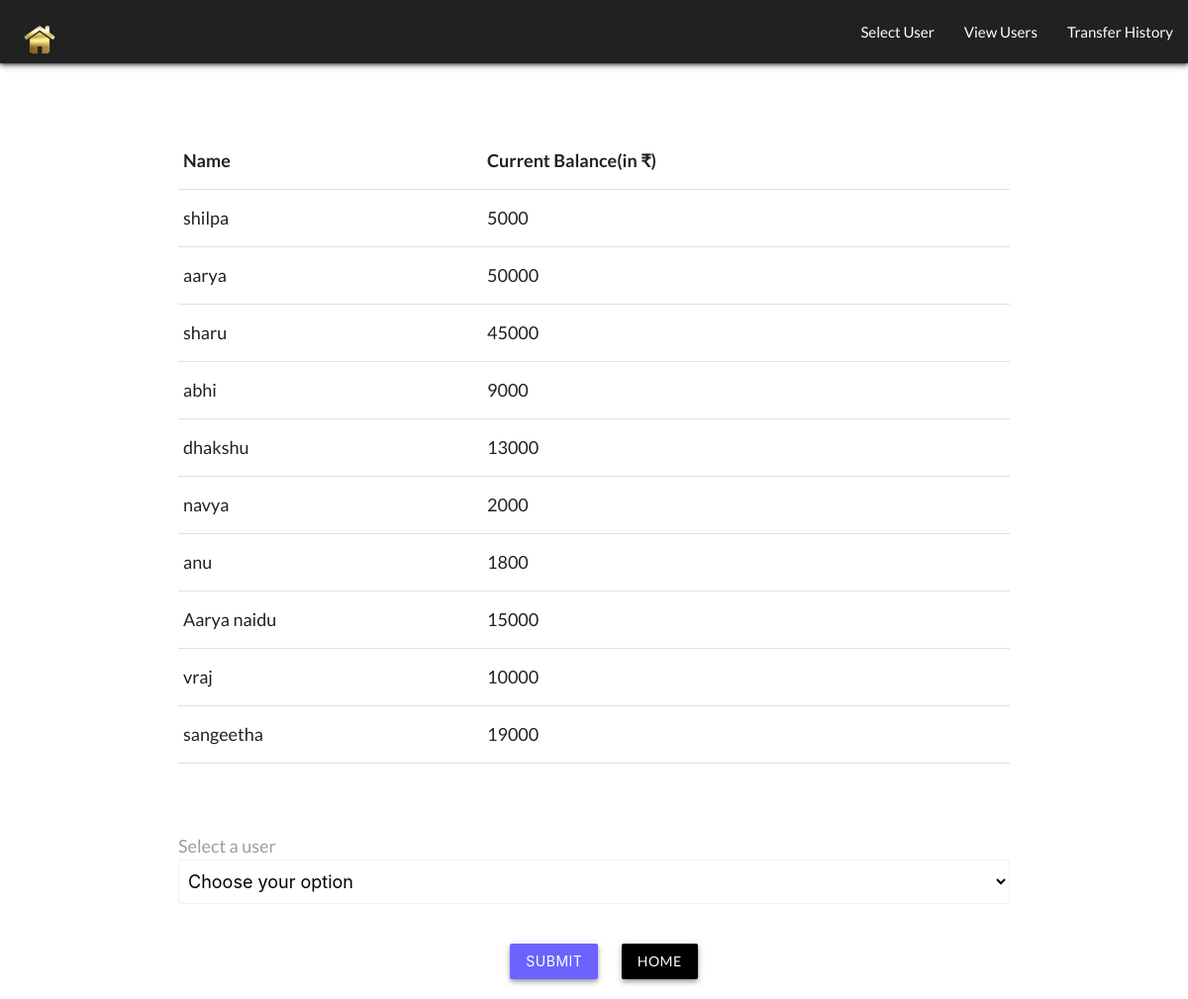
The app's page /selectUser.php with its own data.
### tables this page shows
CREATE TABLE `customer_details` (
  `c_id` int(11) NOT NULL,
  `c_name` varchar(255) NOT NULL,
  `c_email` varchar(255) NOT NULL,
  `c_balance` int(11) NOT NULL
);

### selectUser.php (the view, shortened to what this page needs)
<?php
	include('db_connect.php');
	$sql = 'SELECT c_name, c_balance FROM customer_details ORDER BY c_id';
	$result = mysqli_query($conn, $sql);
	$customers = mysqli_fetch_all($result, MYSQLI_ASSOC);
?>
<!DOCTYPE html>
<html>
<head>
	<link rel="stylesheet" href="https://cdnjs.cloudflare.com/ajax/libs/materialize/1.0.0/css/materialize.min.css">
    <link rel="stylesheet" type="text/css" href="style.css">
</head>
<body>
	<?php include('navbar.php'); ?>
	<section>
		<div class="wrapper">
			<form action="singleUser.php" method="POST">
				<div class="container" style="margin: 70px auto">
				<table class="highlight">
					<tr>
						<th>Name</th>
						<th>Current Balance(in ₹)</th>
					</tr>
					<?php
						foreach($customers as $customer) {
							echo "<tr><td> ".$customer['c_name']."</td><td>".$customer['c_balance']."</td></tr>";
						}
					?>
				</table>
			</div>
			<div class="container col s12" style="margin: 20px auto">
				<label>Select a user</label>
				<select class="browser-default" name="name">
					<option value="" disabled selected>Choose your option</option>
			</select>
			</div>
			<div class="center">
				<button type="submit" class="waves-effect waves-light btn z-depth-2" style="background-color: #6C63FF; margin: 20px;">Submit</button>
				<a href="index.php" class="waves-effect waves-light btn black z-depth-2">Home</a>
			</div>
			</form>
		</div>
	</section>
</body>
</html>

### navbar.php
<section>
    <div class="navbar-fixed z-depth-2">
        <nav class="navbar">
            <div class="nav-wrapper grey darken-4">
                <a href="index.php" class="brand-logo"><img src="home.png" height="60px" width="auto"></a>
                <ul id="nav-mobile" class="right hide-on-med-and-down">
                    <li><a href="selectUser.php">Select User</a></li>
                    <li><a href="viewUsers.php">View Users</a></li>
                    <li><a href="transferHistory.php">Transfer History</a></li>
                </ul>
            </div>
        </nav>
    </div>
    </section>

### style.css (style rules this page uses)
* { margin: 0; padding: 0; box-sizing: border-box; }
body { font-size: 18px; font-family: "Lato", serif; }
.brand-logo { margin: 10px 0px 0px 10px; }
label { font-size: 1em; }

### records on screen
customer_details: c_name "shilpa", c_balance "5000"
customer_details: c_name "aarya", c_balance "50000"
customer_details: c_name "sharu", c_balance "45000"
customer_details: c_name "abhi", c_balance "9000"
customer_details: c_name "dhakshu", c_balance "13000"
customer_details: c_name "navya", c_balance "2000"
customer_details: c_name "anu", c_balance "1800"
customer_details: c_name "Aarya naidu", c_balance "15000"
customer_details: c_name "vraj", c_balance "10000"
customer_details: c_name "sangeetha", c_balance "19000"
